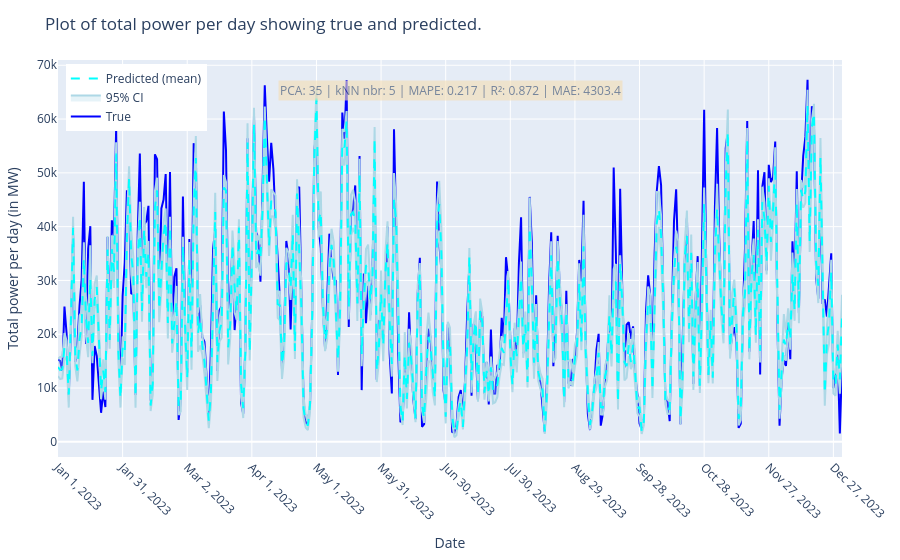

The notebook cell this image was saved under:
### Markdown cell above
Running with the calculation for confidence intervals (takes a few minutes to run).

### Code cell
knn_test = kNN_Cross_Validation(mode="Testing", days_to_train_on=60, with_confidence_interval=True)
knn_test.manual_input("2023-01-01",365)
knn_test.run()

### Figure 1 — Plotly figure (JSON) as saved in the notebook; plotly's stock layout.template omitted (floating-point values rounded to 4 significant figures; data arrays with more than 128 entries replaced by an {"elided": "..."} marker saying what was removed)
{"data": [{"line": {"color": "blue"}, "mode": "lines", "name": "True", "type": "scatter", "x": {"elided": "365 str values"}, "y": {"elided": "365 float values"}}, {"line": {"color": "lightblue"}, "mode": "lines", "name": "Lower Bound", "showlegend": false, "type": "scatter", "x": {"elided": "365 str values"}, "y": {"elided": "365 float values"}}, {"fill": "tonexty", "fillcolor": "rgba(173, 216, 230, 0.3)", "line": {"color": "lightblue"}, "mode": "lines", "name": "95% CI", "type": "scatter", "x": {"elided": "365 str values"}, "y": {"elided": "365 float values"}}, {"line": {"color": "cyan", "dash": "dash"}, "mode": "lines", "name": "Predicted (mean)", "type": "scatter", "x": {"elided": "365 str values"}, "y": {"elided": "365 float values"}}], "layout": {"annotations": [{"align": "left", "bgcolor": "wheat", "font": {"size": 12}, "opacity": 0.6, "showarrow": false, "text": "PCA: 35 | kNN nbr: 5 | MAPE: 0.217 | R²: 0.872 | MAE: 4303.4", "x": 0.5, "xref": "paper", "y": 0.95, "yref": "paper"}], "legend": {"x": 0.01, "y": 0.99}, "margin": {"b": 60, "l": 40, "r": 20, "t": 60}, "title": {"text": "Plot of total power per day showing true and predicted."}, "xaxis": {"tickangle": 45, "tickvals": ["2023-01-01", "2023-01-31", "2023-03-02", "2023-04-01", "2023-05-01", "2023-05-31", "2023-06-30", "2023-07-30", "2023-08-29", "2023-09-28", "2023-10-28", "2023-11-27", "2023-12-27"], "title": {"text": "Date"}}, "yaxis": {"title": {"text": "Total power per day (in MW)"}}}}
